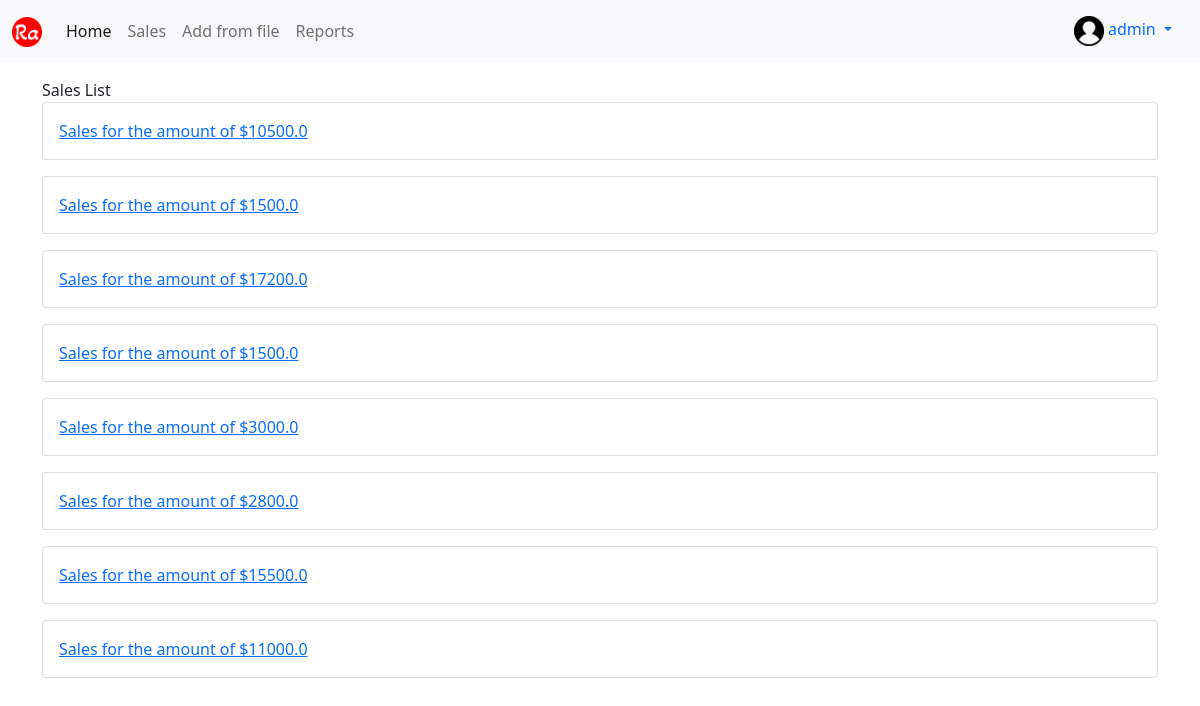
The app's page /sales/ (signed in) with its own data.
### profiles/models.py (models this page shows, shortened)
class Profile(models.Model):
    user = models.OneToOneField(User, on_delete=models.CASCADE)
    bio = models.TextField(default="No bio...")
    avatar = models.ImageField(upload_to="profiles", default="no_profile.png")
    created = models.DateTimeField(auto_now_add=True)
    updated = models.DateTimeField(auto_now=True)

### sales/models.py (models this page shows, shortened)
class Sale(models.Model):
    transaction_id = models.CharField(max_length=12, blank=True)
    positions = models.ManyToManyField(Position)
    total_price = models.FloatField(blank=True, null=True)
    customer = models.ForeignKey(Customer, on_delete=models.CASCADE)
    salesman = models.ForeignKey(Profile, on_delete=models.CASCADE)
    created = models.DateTimeField(blank=True, null=True)
    updated = models.DateTimeField(auto_now=True)
    def __str__(self):
        return f"Sales for the amount of ${self.total_price}"

### sales/views.py (the view)
# urls.py: path('sales/', views.SalesListView.as_view(), name="list"),
class SalesListView(LoginRequiredMixin, ListView):
    model = Sale
    template_name = "sales/main.html"
    context_object_name = "objects"

### sales/templates/sales/main.html (shortened to what this page needs)
{% extends 'base.html' %}
{% block content %}
Sales List<br/>
{% for obj in objects %}
    <div class="card mb-3">
        <a href="{% url 'sales:detail' obj.pk %}" class="card-body">{{ obj }}</a>
    </div>
{% endfor %}
{% endblock content %}

### templates/navbar.html (shortened to what this page needs)
{% load static %}
<nav class="navbar navbar-expand-lg navbar-light bg-light">
  <div class="container-fluid">
    <a class="navbar-brand" href=""><img src="{% static 'logo.png' %}" class="logo-sm"></a>
    <div class="collapse navbar-collapse" id="navbarNav">
      <ul class="navbar-nav">
        <li class="nav-item">
          <a class="nav-link active" href="{% url 'sales:home' %}">Home</a>
        </li>
        <li class="nav-item">
          <a class="nav-link" href="{% url 'sales:list' %}">Sales</a>
        </li>
        <li class="nav-item">
          <a class="nav-link" href="{% url 'sales:from_file' %}">Add from file</a>
        </li>
        <li class="nav-item">
          <a class="nav-link" href="{% url 'reports:list' %}">Reports</a>
        </li>
      </ul>
    </div>
    {% if request.user.is_authenticated %}
      <div class="nav-item dropdown">
        <div class="nav-link dropdown-toggle" id="navbarDropdownMenuLink" role="button" data-bs-toggle="dropdown" aria-expanded="false">
          <img src="{{ request.user.profile.avatar.url }}" class="avatar-sm">&nbsp;{{request.user}}
        </div>
      </div>
    {% endif %}
  </div>
</nav>

### static/style.css (style rules this page uses)
.avatar-sm { height: 30px; width: auto; }
.logo-sm { height: 30px; width: auto; }

### records on screen
Sale: total_price "Sales for the amount of $10500.0"
Sale: total_price "Sales for the amount of $1500.0"
Sale: total_price "Sales for the amount of $17200.0"
Sale: total_price "Sales for the amount of $1500.0"
Sale: total_price "Sales for the amount of $3000.0"
Sale: total_price "Sales for the amount of $2800.0"
Sale: total_price "Sales for the amount of $15500.0"
Sale: total_price "Sales for the amount of $11000.0"

### other values on screen
{{ request.user }} "admin"
